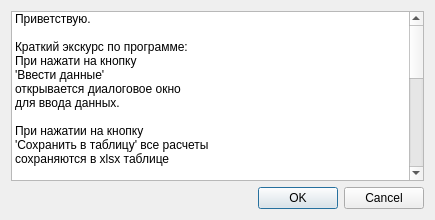
<?xml version="1.0" encoding="UTF-8"?>
<ui version="4.0">
 <class>Dialog</class>
 <widget class="QDialog" name="Dialog">
  <property name="geometry">
   <rect>
    <x>0</x>
    <y>0</y>
    <width>435</width>
    <height>220</height>
   </rect>
  </property>
  <property name="windowTitle">
   <string>Привет</string>
  </property>
  <layout class="QVBoxLayout" name="verticalLayout_2">
   <item>
    <widget class="QListWidget" name="listWidget">
     <property name="enabled">
      <bool>true</bool>
     </property>
     <property name="dragEnabled">
      <bool>true</bool>
     </property>
     <item>
      <property name="text">
       <string>Приветствую.</string>
      </property>
     </item>
     <item>
      <property name="text">
       <string/>
      </property>
     </item>
     <item>
      <property name="text">
       <string>Краткий экскурс по программе:</string>
      </property>
     </item>
     <item>
      <property name="text">
       <string>При нажати на кнопку</string>
      </property>
     </item>
     <item>
      <property name="text">
       <string>'Ввести данные'</string>
      </property>
     </item>
     <item>
      <property name="text">
       <string>открывается диалоговое окно</string>
      </property>
     </item>
     <item>
      <property name="text">
       <string>для ввода данных.</string>
      </property>
     </item>
     <item>
      <property name="text">
       <string/>
      </property>
     </item>
     <item>
      <property name="text">
       <string>При нажатии на кнопку</string>
      </property>
     </item>
     <item>
      <property name="text">
       <string>'Сохранить в таблицу' все расчеты </string>
      </property>
     </item>
     <item>
      <property name="text">
       <string>сохраняются в xlsx таблице</string>
      </property>
     </item>
     <item>
      <property name="text">
       <string/>
      </property>
     </item>
     <item>
      <property name="text">
       <string>При нажатии на 'Построить график'</string>
      </property>
     </item>
     <item>
      <property name="text">
       <string>Строится график вашего КБЖИУ</string>
      </property>
     </item>
     <item>
      <property name="text">
       <string>И сохраняется в xls таблице</string>
      </property>
     </item>
     <item>
      <property name="text">
       <string>Для построения графика</string>
      </property>
     </item>
     <item>
      <property name="text">
       <string>нужно минимум 2 раза</string>
      </property>
     </item>
     <item>
      <property name="text">
       <string>произвести вычисления</string>
      </property>
     </item>
     <item>
      <property name="text">
       <string/>
      </property>
     </item>
     <item>
      <property name="text">
       <string>При нажати на 'Рекомендации'</string>
      </property>
     </item>
     <item>
      <property name="text">
       <string>Открывается окно, где вы можете</string>
      </property>
     </item>
     <item>
      <property name="text">
       <string>Увидеть рекомендации по питанию</string>
      </property>
     </item>
     <item>
      <property name="text">
       <string/>
      </property>
     </item>
     <item>
      <property name="text">
       <string>Вы можете удалить саму строку</string>
      </property>
     </item>
     <item>
      <property name="text">
       <string>Или поменять входные данные</string>
      </property>
     </item>
     <item>
      <property name="text">
       <string>Двойным нажатием по любому элементу строки</string>
      </property>
     </item>
     <item>
      <property name="text">
       <string/>
      </property>
     </item>
     <item>
      <property name="text">
       <string>При нажати на кнопку ' Настройки' </string>
      </property>
     </item>
     <item>
      <property name="text">
       <string>Откроется меню настроек, где вы сможете</string>
      </property>
     </item>
     <item>
      <property name="text">
       <string>Поменять цветовую схему приложения</string>
      </property>
     </item>
     <item>
      <property name="text">
       <string>Прочитать про функции кнопок</string>
      </property>
     </item>
     <item>
      <property name="text">
       <string>Узнать что такое КБЖИУ и т.д.</string>
      </property>
     </item>
    </widget>
   </item>
   <item>
    <widget class="QDialogButtonBox" name="buttonBox">
     <property name="orientation">
      <enum>Qt::Horizontal</enum>
     </property>
     <property name="standardButtons">
      <set>QDialogButtonBox::Cancel|QDialogButtonBox::Ok</set>
     </property>
    </widget>
   </item>
  </layout>
 </widget>
 <resources/>
 <connections>
  <connection>
   <sender>buttonBox</sender>
   <signal>accepted()</signal>
   <receiver>Dialog</receiver>
   <slot>accept()</slot>
   <hints>
    <hint type="sourcelabel">
     <x>248</x>
     <y>254</y>
    </hint>
    <hint type="destinationlabel">
     <x>157</x>
     <y>274</y>
    </hint>
   </hints>
  </connection>
  <connection>
   <sender>buttonBox</sender>
   <signal>rejected()</signal>
   <receiver>Dialog</receiver>
   <slot>reject()</slot>
   <hints>
    <hint type="sourcelabel">
     <x>316</x>
     <y>260</y>
    </hint>
    <hint type="destinationlabel">
     <x>286</x>
     <y>274</y>
    </hint>
   </hints>
  </connection>
 </connections>
</ui>
